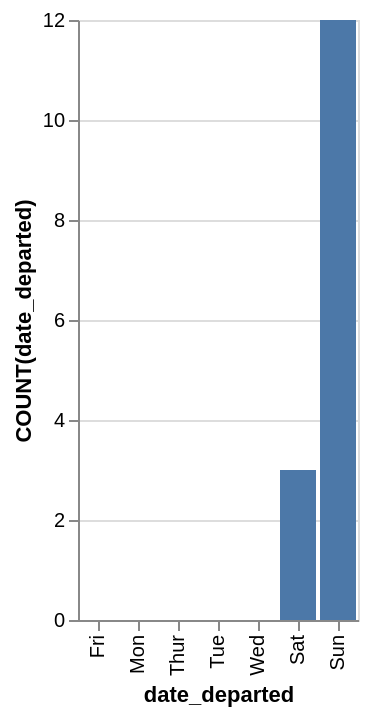

This figure's Vega-Lite source:
### Vega-Lite specification from a JSON file in a GitHub repository (floating-point values rounded to 4 significant figures)
{"data": {"values": [{"x_data": "Fri", "y_data": 0}, {"x_data": "Mon", "y_data": 0}, {"x_data": "Thur", "y_data": 0}, {"x_data": "Tue", "y_data": 0}, {"x_data": "Wed", "y_data": 0}, {"x_data": "Sat", "y_data": 3}, {"x_data": "Sun", "y_data": 12}]}, "mark": "bar", "encoding": {"x": {"field": "x_data", "type": "nominal", "title": "date_departed", "sort": {"op": "sum", "field": "y_data", "order": "ascending"}}, "y": {"field": "y_data", "type": "quantitative", "title": "COUNT(date_departed)"}}}
